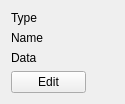
<?xml version="1.0" encoding="utf-8"?>
<!--
#############################################################################
# Copyright (C) 2016 - 2017 VTT Technical Research Centre of Finland
#
# This file is part of Spine Toolbox.
#
# Spine Toolbox is free software: you can redistribute it and/or modify
# it under the terms of the GNU Lesser General Public License as published by
# the Free Software Foundation, either version 3 of the License, or
# (at your option) any later version.
#
# This program is distributed in the hope that it will be useful,
# but WITHOUT ANY WARRANTY; without even the implied warranty of
# MERCHANTABILITY or FITNESS FOR A PARTICULAR PURPOSE.  See the
# GNU Lesser General Public License for more details.
#
# You should have received a copy of the GNU Lesser General Public License
# along with this program.  If not, see <http://www.gnu.org/licenses/>.
#############################################################################
-->
<ui version="4.0">
 <class>Form</class>
 <widget class="QWidget" name="Form">
  <property name="geometry">
   <rect>
    <x>0</x>
    <y>0</y>
    <width>125</width>
    <height>100</height>
   </rect>
  </property>
  <property name="contextMenuPolicy">
   <enum>Qt::CustomContextMenu</enum>
  </property>
  <property name="windowTitle">
   <string>Item</string>
  </property>
  <layout class="QVBoxLayout" name="verticalLayout">
   <item>
    <widget class="QLabel" name="label_type">
     <property name="text">
      <string>Type</string>
     </property>
    </widget>
   </item>
   <item>
    <widget class="QLabel" name="label_name">
     <property name="text">
      <string>Name</string>
     </property>
     <property name="wordWrap">
      <bool>true</bool>
     </property>
    </widget>
   </item>
   <item>
    <widget class="QLabel" name="label_data">
     <property name="text">
      <string>Data</string>
     </property>
    </widget>
   </item>
   <item>
    <widget class="QPushButton" name="pushButton_edit">
     <property name="maximumSize">
      <size>
       <width>75</width>
       <height>23</height>
      </size>
     </property>
     <property name="text">
      <string>Edit</string>
     </property>
    </widget>
   </item>
  </layout>
 </widget>
 <resources/>
 <connections/>
</ui>
